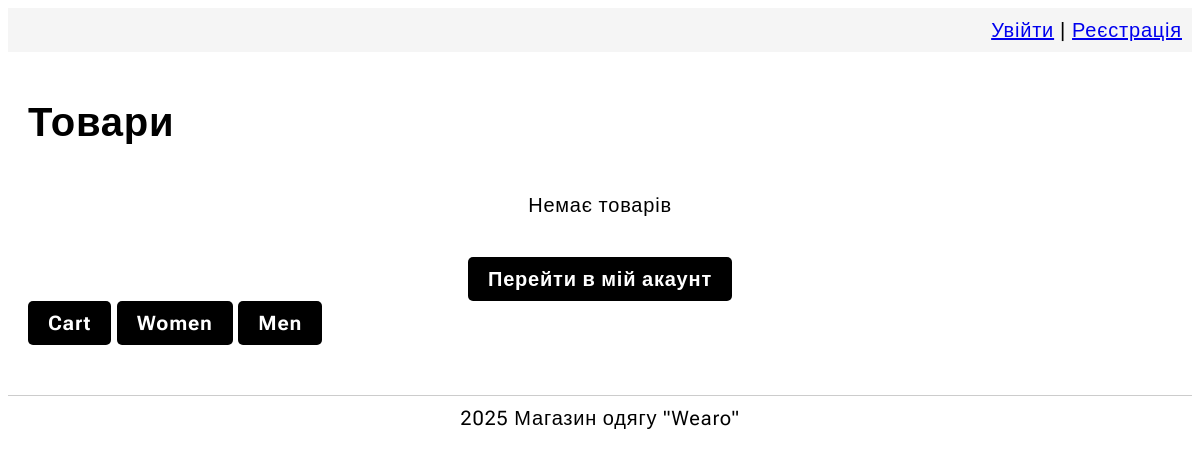
The app's page /, older data.
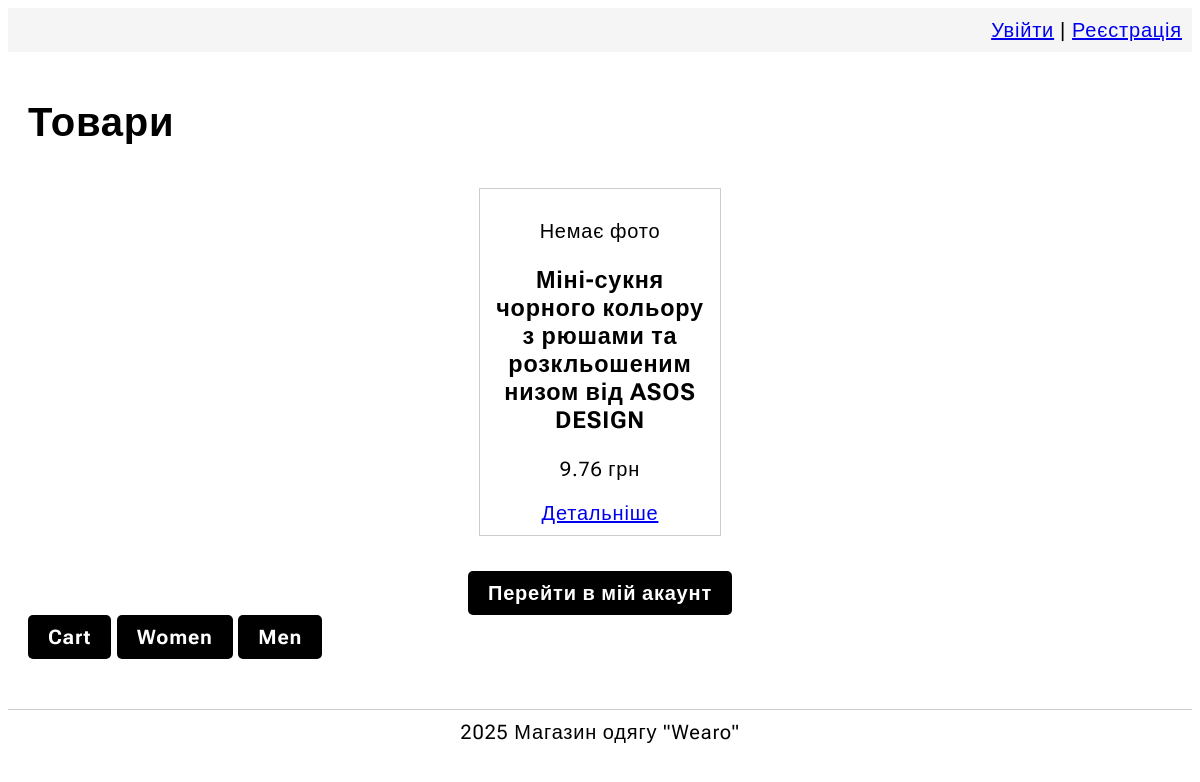
The same page, newer data.
### main/models.py (models this page shows, shortened)
class Product(models.Model):
    name = models.CharField(max_length=255)
    price = models.DecimalField(max_digits=8, decimal_places=2)
    category = models.ForeignKey(Category, on_delete=models.CASCADE)
    brand = models.CharField(max_length=100, blank=True)
    color = models.ForeignKey(Color, on_delete=models.SET_NULL, null=True, blank=True)
    available = models.BooleanField(default=True)
    model_height = models.PositiveIntegerField(blank=True, null=True, help_text="Зріст моделі в см")
    model_size = models.CharField(max_length=10, blank=True, help_text="Розмір одягу на моделі (наприклад, S)")
    care = models.TextField(blank=True, help_text="Про догляд")
    extra_details = models.TextField(blank=True, help_text="Про мене")

### main/views.py (the view)
# urls.py: path('', views.home, name='home'),
def home(request):
    products = Product.objects.all()
    return render(request, 'main/home.html', {'products': products})

### main/templates/main/home.html (shortened to what this page needs)
{% extends "main/base.html" %}
{% block content %}
<h1>Товари</h1>
<div style="display: flex; flex-wrap: wrap; justify-content: center;">
    {% for product in products %}
    <div class="product">
        {% with product.images.first as first_image %}
            {% if first_image %}
                <img src="{{ first_image.image.url }}" alt="{{ product.name }}">
            {% else %}
                <p>Немає фото</p>
            {% endif %}
        {% endwith %}
        <h3>{{ product.name }}</h3>
        <p>{{ product.price }} грн</p>
        <a href="{% url 'product_detail' product.pk %}">Детальніше</a>
    </div>
    {% empty %}
    <p>Немає товарів</p>
    {% endfor %}
</div>
<div style="text-align: center; margin-top: 20px;">
    <a href="{% url 'my_account' %}" style="
        display: inline-block;
        padding: 10px 20px;
        background-color: black;
        color: white;
        text-decoration: none;
        border-radius: 5px;
        font-weight: bold;
    ">Перейти в мій акаунт</a>
</div>
<a href="{% url 'cart' %}" style="
    display: inline-block;
    padding: 10px 20px;
    background-color: black;
    color: white;
    text-decoration: none;
    border-radius: 5px;
    font-weight: bold;
">Cart</a>
<a href="{% url 'women' %}" style="
    display: inline-block;
    padding: 10px 20px;
    background-color: black;
    color: white;
    text-decoration: none;
    border-radius: 5px;
    font-weight: bold;
">Women</a>
<a href="{% url 'men' %}" style="
    display: inline-block;
    padding: 10px 20px;
    background-color: black;
    color: white;
    text-decoration: none;
    border-radius: 5px;
    font-weight: bold;
">Men</a>
{% endblock %}

### main/templates/main/base.html (shortened to what this page needs)
<!DOCTYPE html>
<html lang="uk">
<head>
    {% load static %}
    <link rel="stylesheet" href="{% static 'css/auth.css' %}">
</head>
<body>
    <header style="text-align: right; padding: 10px; background: #f5f5f5;">
        {% if user.is_authenticated %}
        Вітаю, {{ user.username }} | <a href="{% url 'sign_out' %}">Вийти</a>
        {% else %}
        <a href="{% url 'login_email' %}">Увійти</a> | <a href="{% url 'register' %}">Реєстрація</a>
        {% endif %}
    </header>
    <main style="padding: 20px;">
        {% block content %}
        {% endblock %}
    </main>
    <footer style="text-align: center; margin-top: 30px; padding: 10px; border-top: 1px solid #ccc;">
        2025 Магазин одягу "Wearo"
    </footer>
</body>
</html>

### main/static/css/auth.css (style rules this page uses)
body, .auth-container, .benefit p, .switch-text { font-family: 'Roboto Flex', sans-serif; font-size: 20px; letter-spacing: 0.8px; }

### main/templates/main/home.html (style rules this page uses)
.product { display: inline-block; width: 220px; margin: 15px; padding: 10px; border: 1px solid #ccc; text-align: center; }

Row changes from the older to the newer data that the page shows:
added Product: name "Міні-сукня чорного кольору з рюшами та розкльошеним низом від ASOS DESIGN", price "9.76"
Text that changed along with them:
text no longer shown: "Немає товарів"
